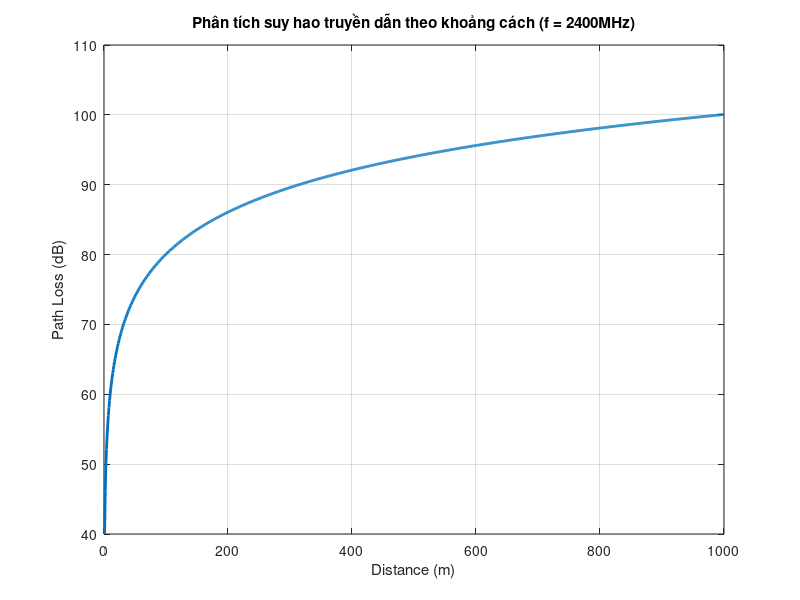

The MATLAB source for this figure:
% Định nghĩa các tham số cơ bản
f = 2400; % Tần số 2400 MHz (Wi-Fi) [cite: 407]
c = 299.792458; % Vận tốc ánh sáng [cite: 409]
d = 1:1:1000; % Khoảng cách từ 1m đến 1000m [cite: 411]

% Công thức tính FSL (Free Space Loss) [cite: 400]
fspl = ((4 * pi * d * f) / c).^2;

% Chuyển đổi sang đơn vị Decibel (dB) [cite: 404]
fspl_dB = 10 * log10(fspl);

% Vẽ đồ thị
figure;
plot(d, fspl_dB, 'LineWidth', 2);
grid on; % Bật lưới để dễ quan sát
xlabel('Distance (m)'); % Trục X là khoảng cách [cite: 414]
ylabel('Path Loss (dB)'); % Trục Y là độ suy hao [cite: 416]
title('Phân tích suy hao truyền dẫn theo khoảng cách (f = 2400MHz)');
